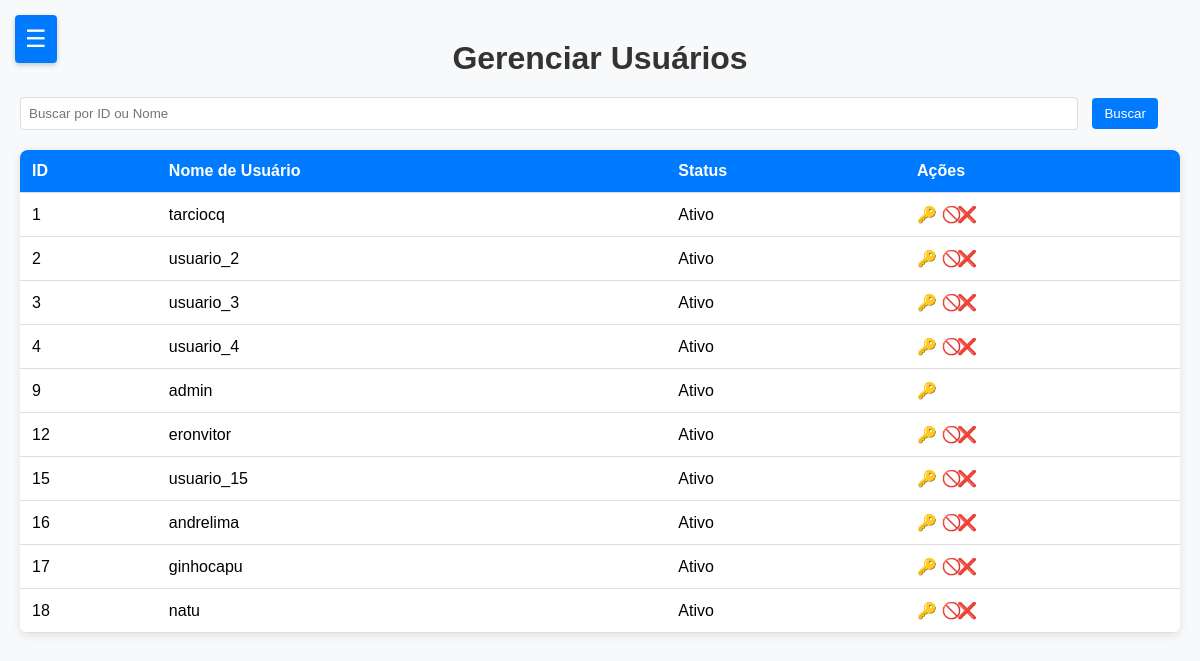
The app's page /dashboard_adm.php (signed in) with its own data.
### tables this page shows
CREATE TABLE users (
  id INTEGER PRIMARY KEY,
  username VARCHAR(50) NOT NULL UNIQUE,
  password VARCHAR(255) NOT NULL,
  is_admin BOOLEAN NOT NULL DEFAULT FALSE,
  is_active BOOLEAN NOT NULL DEFAULT TRUE,
  remember_token VARCHAR(255)
);

### dashboard_adm.php (the view, shortened to what this page needs)
<?php
require 'db.php';
$page = $_GET['page'] ?? 'manage_users';
$search_query = $_POST['search_query'] ?? '';
$query = "SELECT * FROM users WHERE 1";
$stmt = $pdo->prepare($query);
$stmt->execute();
$users = $stmt->fetchAll(PDO::FETCH_ASSOC);
?>
<!DOCTYPE html>
<html lang="pt-BR">
<head>
</head>
<body>
    <button class="menu-toggle" id="menu-toggle">☰</button>
    <div class="main-content" id="main-content">
        <?php if ($page === 'manage_users'): ?>
            <h1>Gerenciar Usuários</h1>
            <div class="search-bar">
                <form method="post">
                    <input type="text" name="search_query" class="search-input" placeholder="Buscar por ID ou Nome" value="<?php echo htmlspecialchars($search_query); ?>">
                    <button type="submit" class="search-button">Buscar</button>
                </form>
            </div>
            <table>
                <thead>
                    <tr>
                        <th>ID</th>
                        <th>Nome de Usuário</th>
                        <th>Status</th>
                        <th>Ações</th>
                    </tr>
                </thead>
                <tbody>
                <?php foreach ($users as $user): ?>
                    <tr>
                        <td><?php echo htmlspecialchars($user['id']); ?></td>
                        <td><?php echo htmlspecialchars($user['username']); ?></td>
                        <td><?php echo $user['is_active'] ? 'Ativo' : 'Desativado'; ?></td>
                        <td class="actions">
                            <span title="Alterar Senha" onclick="openModal('change_password', '<?php echo htmlspecialchars($user['id']); ?>')">🔑</span>
                            <?php if (!$user['is_admin']): ?>
                                <?php if ($user['is_active']): ?>
                                    <span title="Desativar" onclick="openModal('deactivate', '<?php echo htmlspecialchars($user['id']); ?>')">🚫</span>
                                <?php else: ?>
                                    <span title="Ativar" onclick="openModal('activate', '<?php echo htmlspecialchars($user['id']); ?>')">✅</span>
                                <?php endif; ?>
                                <div class="container"> <div class="spaced-div"><span title="Excluir" onclick="openModal('delete', '<?php echo htmlspecialchars($user['id']); ?>')">❌</div></span>
                            <?php endif; ?>
                        </td>
                    </tr>
                <?php endforeach; ?>
                </tbody>
            </table>
        <?php endif; ?>
    </body>
</html>

### dashboard_adm.php (style rules this page uses)
body { margin: 0; font-family: Arial, sans-serif; display: flex; min-height: 100vh; background-color: #f8f9fa; }
.menu-toggle { position: fixed; top: 15px; left: 15px; cursor: pointer; font-size: 24px; background-color: #007bff; padding: 10px; border-radius: 4px; border: none; color: white; z-index: 2; transition: background-color 0.3s ease; box-shadow: 0 2px 5px rgba(0, 0, 0, 0.2); }
.main-content { margin-left: 10; padding: 20px; flex: 1; transition: margin-left 0.3s ease; width: 100%; box-sizing: border-box; }
h1 { text-align: center; margin: 20px 0; color: #333; }
.search-bar { margin-bottom: 20px; }
.search-input { width: calc(100% - 120px); padding: 8px; border-radius: 4px; border: 1px solid #ddd; display: inline-block; margin-right: 10px; }
.search-button { padding: 8px 12px; background-color: #007bff; color: white; border: none; border-radius: 4px; cursor: pointer; transition: background-color 0.3s; }
table { width: 100%; border-collapse: collapse; margin-top: 20px; background-color: white; box-shadow: 0 2px 10px rgba(0, 0, 0, 0.1); border-radius: 8px; overflow: hidden; }
th, td { padding: 12px; text-align: left; border-bottom: 1px solid #ddd; }
th { background-color: #007bff; color: white; }
.container { display: flex; align-items: flex-start; }
.spaced-div { margin-left: 40px; margin-top: -19px; }

### records on screen
users: id "1", username "tarciocq", is_active "Ativo"
users: id "2", username "usuario_2", is_active "Ativo"
users: id "3", username "usuario_3", is_active "Ativo"
users: id "4", username "usuario_4", is_active "Ativo"
users: id "9", username "admin", is_active "Ativo"
users: id "12", username "eronvitor", is_active "Ativo"
users: id "15", username "usuario_15", is_active "Ativo"
users: id "16", username "andrelima", is_active "Ativo"
users: id "17", username "ginhocapu", is_active "Ativo"
users: id "18", username "natu", is_active "Ativo"
